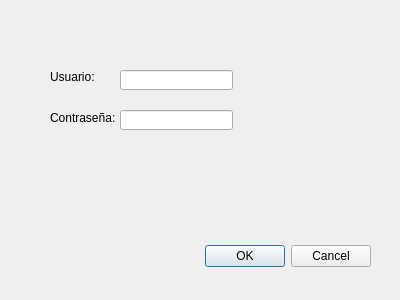
<?xml version="1.0" encoding="UTF-8"?>
<ui version="4.0">
 <class>Dialog</class>
 <widget class="QDialog" name="Dialog">
  <property name="geometry">
   <rect>
    <x>0</x>
    <y>0</y>
    <width>400</width>
    <height>300</height>
   </rect>
  </property>
  <property name="windowTitle">
   <string>Dialog</string>
  </property>
  <widget class="QDialogButtonBox" name="buttonBox">
   <property name="geometry">
    <rect>
     <x>30</x>
     <y>240</y>
     <width>341</width>
     <height>32</height>
    </rect>
   </property>
   <property name="orientation">
    <enum>Qt::Horizontal</enum>
   </property>
   <property name="standardButtons">
    <set>QDialogButtonBox::Cancel|QDialogButtonBox::Ok</set>
   </property>
  </widget>
  <widget class="QLabel" name="label">
   <property name="geometry">
    <rect>
     <x>50</x>
     <y>70</y>
     <width>47</width>
     <height>13</height>
    </rect>
   </property>
   <property name="text">
    <string>Usuario:</string>
   </property>
  </widget>
  <widget class="QLabel" name="label_2">
   <property name="geometry">
    <rect>
     <x>50</x>
     <y>110</y>
     <width>81</width>
     <height>16</height>
    </rect>
   </property>
   <property name="text">
    <string>Contraseña:</string>
   </property>
  </widget>
  <widget class="QLabel" name="label_3">
   <property name="geometry">
    <rect>
     <x>66</x>
     <y>160</y>
     <width>281</width>
     <height>51</height>
    </rect>
   </property>
   <property name="text">
    <string/>
   </property>
  </widget>
  <widget class="QLineEdit" name="usuario">
   <property name="geometry">
    <rect>
     <x>120</x>
     <y>70</y>
     <width>113</width>
     <height>20</height>
    </rect>
   </property>
  </widget>
  <widget class="QLineEdit" name="contasena">
   <property name="geometry">
    <rect>
     <x>120</x>
     <y>110</y>
     <width>113</width>
     <height>20</height>
    </rect>
   </property>
  </widget>
 </widget>
 <resources/>
 <connections>
  <connection>
   <sender>buttonBox</sender>
   <signal>accepted()</signal>
   <receiver>Dialog</receiver>
   <slot>accept()</slot>
   <hints>
    <hint type="sourcelabel">
     <x>248</x>
     <y>254</y>
    </hint>
    <hint type="destinationlabel">
     <x>157</x>
     <y>274</y>
    </hint>
   </hints>
  </connection>
  <connection>
   <sender>buttonBox</sender>
   <signal>rejected()</signal>
   <receiver>Dialog</receiver>
   <slot>reject()</slot>
   <hints>
    <hint type="sourcelabel">
     <x>316</x>
     <y>260</y>
    </hint>
    <hint type="destinationlabel">
     <x>286</x>
     <y>274</y>
    </hint>
   </hints>
  </connection>
 </connections>
</ui>
